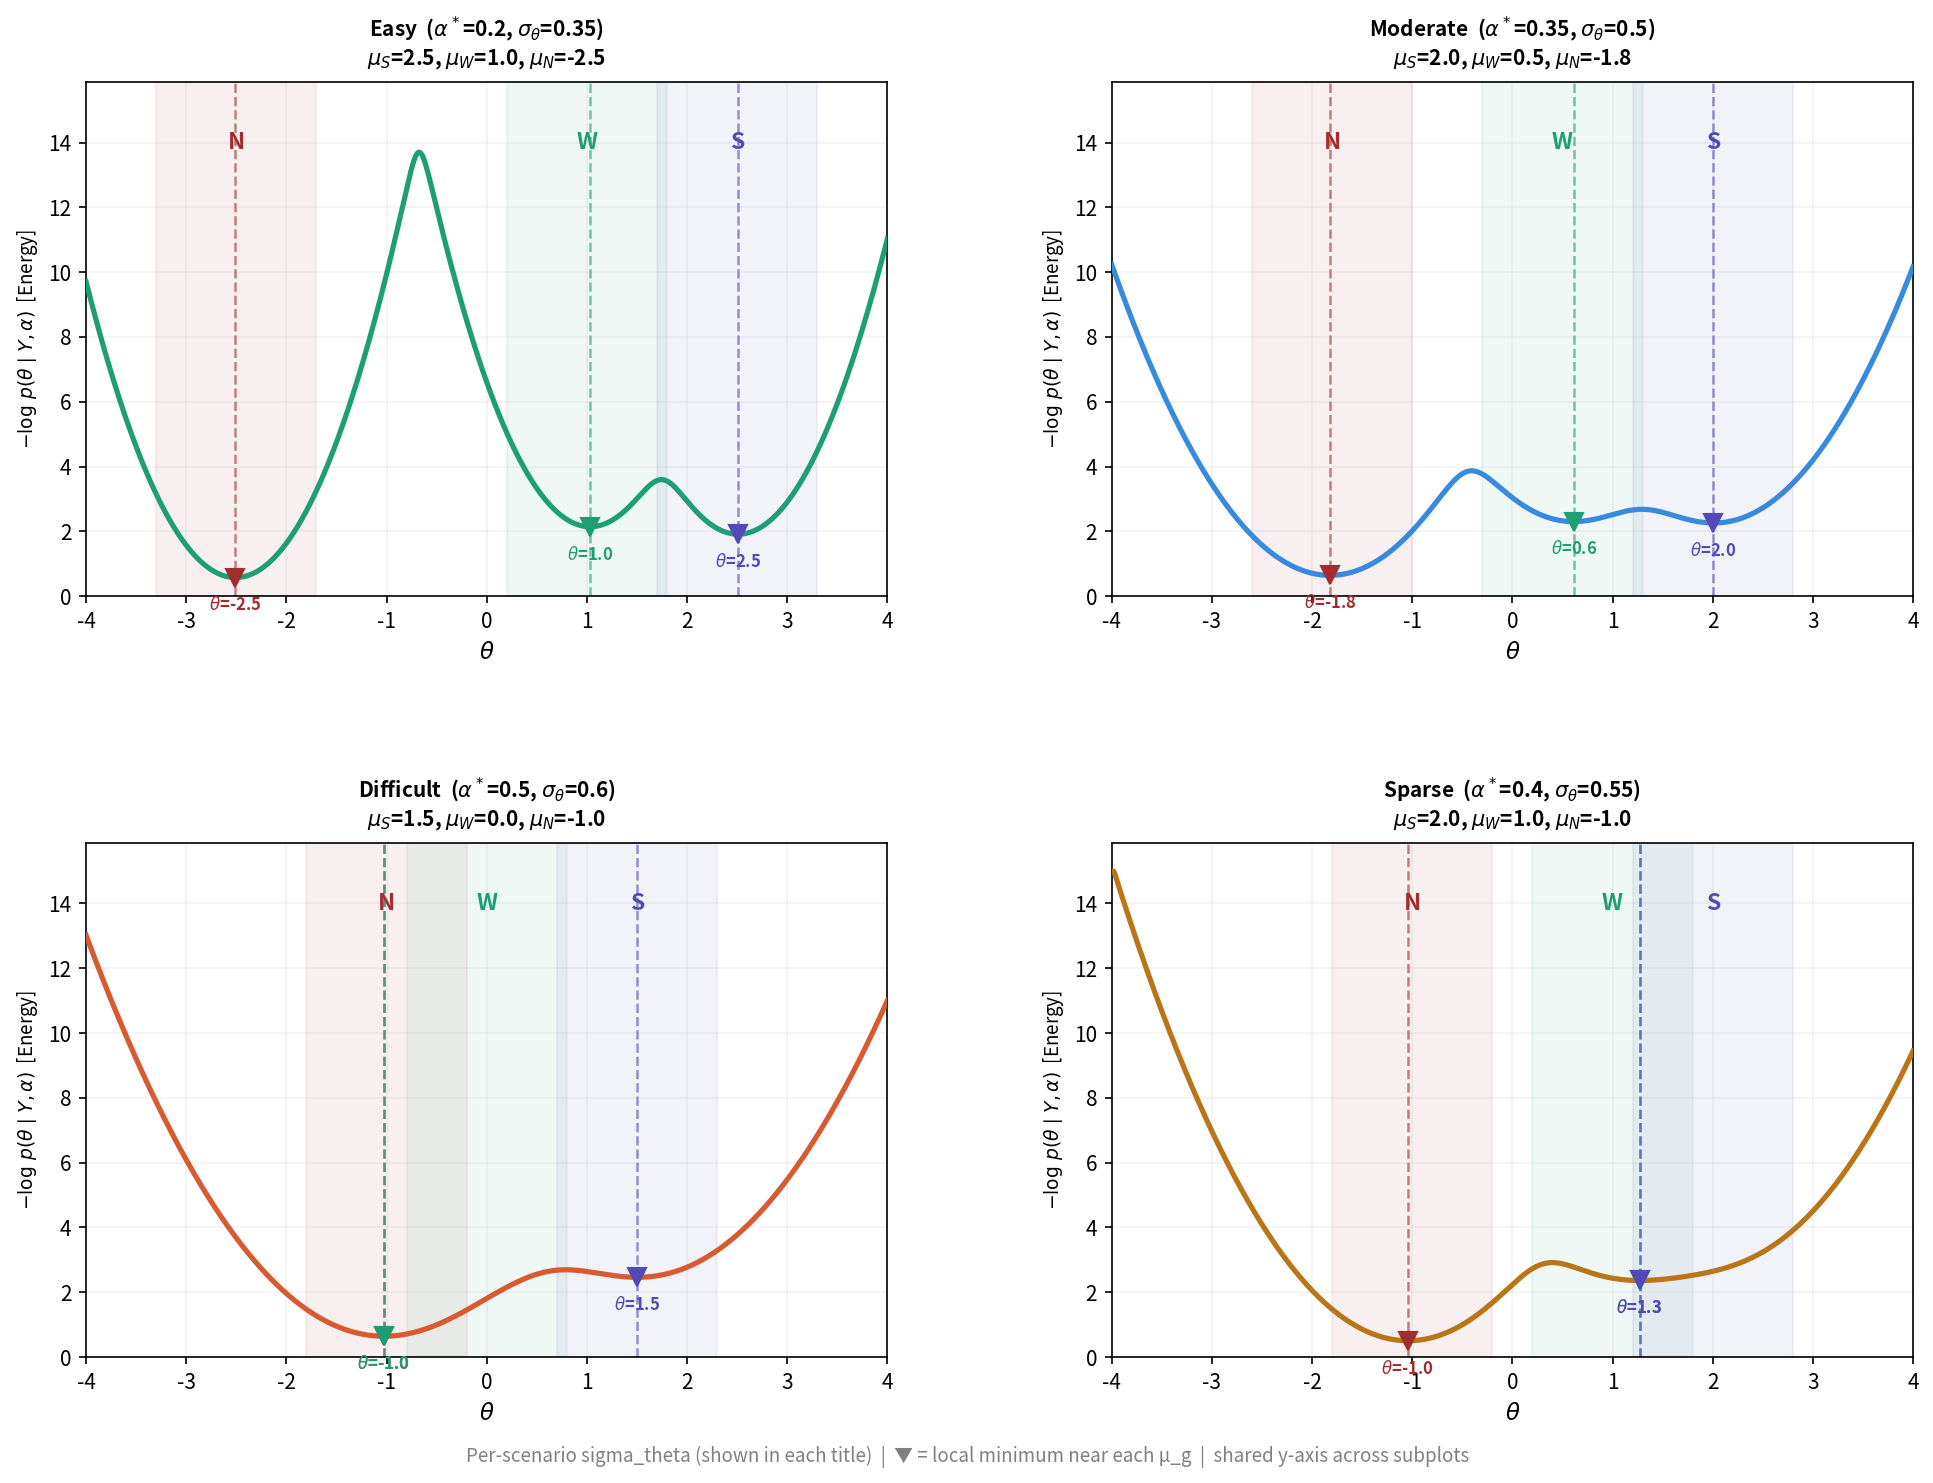

Source code (Python):
"""
BSS Study 1A: Posterior Energy Landscape 시각화 (V3)
Mixture posterior: E(θ) = -log[Σ_g ρ_g · exp(-E_g(θ))]

Step 2 설정을 바탕으로, N/W/S basin이 더 잘 분리되도록
시뮬레이션 파일과 동일한 파라미터를 사용 (σ_θ는 시나리오별로 다름):
  Easy:      μ=(2.5, 1.0, -2.5),  σ_θ=0.35, α*=0.20, ρ=(0.20, 0.20, 0.60)
  Moderate:  μ=(2.0, 0.5, -1.8),  σ_θ=0.50, α*=0.35, ρ=(0.18, 0.24, 0.58)
  Difficult: μ=(1.5, 0.0, -1.0),  σ_θ=0.60, α*=0.50, ρ=(0.20, 0.20, 0.60)
  Sparse:    μ=(2.0, 1.0, -1.0),  σ_θ=0.55, α*=0.40, ρ=(0.10, 0.18, 0.72)

실행: python bss_posterior_landscape_v3.py
출력: bss_posterior_landscape_v3.png (같은 디렉토리에 저장)
의존성: numpy, matplotlib
"""

import os
import numpy as np
import matplotlib

matplotlib.use("Agg")
import matplotlib.pyplot as plt
import matplotlib.font_manager as fm
from scipy.signal import argrelmin

# ── 한글 폰트 설정 ──
_font_path = "/usr/share/fonts/opentype/noto/NotoSansCJK-Regular.ttc"
if os.path.exists(_font_path):
    fm.fontManager.addfont(_font_path)
    plt.rcParams["font.family"] = fm.FontProperties(fname=_font_path).get_name()
else:
    print("[WARN] Korean font not found — Hangul may not render correctly")
plt.rcParams["axes.unicode_minus"] = False


# ── 에너지 함수 ──
def sigmoid(t):
    return 1.0 / (1.0 + np.exp(-np.clip(t, -700, 700)))


def energy_Y1(theta, alpha, mu_g, sigma2=1.0):
    """S, W 그룹: Y=1 (키프레이즈 관측됨)"""
    lk = np.log(np.clip((1 - alpha) * sigmoid(theta), 1e-10, None))
    prior = (theta - mu_g) ** 2 / (2 * sigma2)
    return -lk + prior


def energy_Y0(theta, alpha, mu_g, sigma2=1.0):
    """N 그룹: Y=0 (비키프레이즈)"""
    lk = np.log(np.clip(1 - (1 - alpha) * sigmoid(theta), 1e-10, None))
    prior = (theta - mu_g) ** 2 / (2 * sigma2)
    return -lk + prior


def energy_mixture(theta, alpha, mu_S, mu_W, mu_N,
                   rho_S, rho_W, rho_N, sigma2=1.0):
    """
    Mixture posterior의 negative log:
      E(θ) = -log[ρ_S·exp(-E_S) + ρ_W·exp(-E_W) + ρ_N·exp(-E_N)]
    log-sum-exp 트릭으로 수치 안정 계산
    """
    E_S = energy_Y1(theta, alpha, mu_S, sigma2)
    E_W = energy_Y1(theta, alpha, mu_W, sigma2)
    E_N = energy_Y0(theta, alpha, mu_N, sigma2)

    log_p_S = -E_S + np.log(rho_S)
    log_p_W = -E_W + np.log(rho_W)
    log_p_N = -E_N + np.log(rho_N)

    log_stack = np.stack([log_p_S, log_p_W, log_p_N], axis=0)
    log_max = log_stack.max(axis=0)
    log_mixture = log_max + np.log(
        np.exp(log_stack - log_max).sum(axis=0)
    )
    return -log_mixture


def find_local_minimum_near_mu(theta, energy, mu_g, window=2.0):
    """
    mu_g 주변 window 안에서 실제 local minimum을 찾는다.
    여러 개면 mu_g에 가장 가까운 점을 고르고, 없으면 표시를 생략한다.
    """
    mask = (theta >= mu_g - window) & (theta <= mu_g + window)
    if not np.any(mask):
        return None

    theta_window = theta[mask]
    energy_window = energy[mask]

    if theta_window.size < 3:
        return None

    local_idx = argrelmin(energy_window)[0]

    if local_idx.size == 0:
        return None

    closest_idx = local_idx[np.argmin(np.abs(theta_window[local_idx] - mu_g))]
    return float(theta_window[closest_idx]), float(energy_window[closest_idx])


# ── 파라미터 ──
theta_range = np.linspace(-4, 4, 1000)

# ── 시뮬레이션 파일과 동일한 4개 시나리오 (σ_θ는 시나리오별) ──
scenarios = [
    {"name": "Easy",      "mu_S": 2.5, "mu_W": 1.0, "mu_N": -2.5,
     "alpha": 0.20, "rho_S": 0.20, "rho_W": 0.20, "rho_N": 0.60,
     "sigma_theta": 0.35, "color": "#1D9E75"},
    {"name": "Moderate",  "mu_S": 2.0, "mu_W": 0.5, "mu_N": -1.8,
     "alpha": 0.35, "rho_S": 0.18, "rho_W": 0.24, "rho_N": 0.58,
     "sigma_theta": 0.50, "color": "#378ADD"},
    {"name": "Difficult", "mu_S": 1.5, "mu_W": 0.0, "mu_N": -1.0,
     "alpha": 0.50, "rho_S": 0.20, "rho_W": 0.20, "rho_N": 0.60,
     "sigma_theta": 0.60, "color": "#D85A30"},
    {"name": "Sparse",    "mu_S": 2.0, "mu_W": 1.0, "mu_N": -1.0,
     "alpha": 0.40, "rho_S": 0.10, "rho_W": 0.18, "rho_N": 0.72,
     "sigma_theta": 0.55, "color": "#BA7517"},
]

# ── 그룹 색상 ──
C_S = "#534AB7"
C_W = "#1D9E75"
C_N = "#A32D2D"

# ── Figure 구성 ──
fig, axes = plt.subplots(2, 2, figsize=(14, 10))
fig.subplots_adjust(hspace=0.48, wspace=0.28, top=0.93, bottom=0.08,
                    left=0.08, right=0.95)

# ── 사전 계산: 모든 시나리오의 E와 minima를 먼저 모은 뒤 공유 y축 결정 ──
scenario_data = []
for sc in scenarios:
    E = energy_mixture(theta_range, sc["alpha"],
                       sc["mu_S"], sc["mu_W"], sc["mu_N"],
                       sc["rho_S"], sc["rho_W"], sc["rho_N"],
                       sc["sigma_theta"] ** 2)
    E_clipped = np.clip(E, None, 15)

    minima = []
    for glabel, mu_g, color_g in [("N", sc["mu_N"], C_N),
                                  ("W", sc["mu_W"], C_W),
                                  ("S", sc["mu_S"], C_S)]:
        m = find_local_minimum_near_mu(theta_range, E, mu_g, window=2.0)
        if m is None:
            continue
        x_min, y_min = m
        minima.append((glabel, x_min, min(y_min, 15), color_g))

    scenario_data.append({"E_clipped": E_clipped, "minima": minima})

# 모든 서브플롯에 공유될 y축 범위 — Moderate vs Sparse 절대 깊이 차이가 보이게
all_minima_y = [m[2] for d in scenario_data for m in d["minima"]]
global_E_min = min(all_minima_y) if all_minima_y else 0.0
global_E_max = min(max(d["E_clipped"].max() for d in scenario_data), 15)
y_pad = (global_E_max - global_E_min) * 0.12
y_lim_low = max(global_E_min - y_pad, 0)
y_lim_high = global_E_max + y_pad * 0.5
text_offset = (global_E_max - global_E_min) * 0.04
y_top = global_E_max * 0.92

for idx, sc in enumerate(scenarios):
    ax = axes[idx // 2][idx % 2]

    name = sc["name"]
    mu_S, mu_W, mu_N = sc["mu_S"], sc["mu_W"], sc["mu_N"]
    alpha = sc["alpha"]
    data = scenario_data[idx]

    # ── 1. Mixture energy 곡선 ──
    ax.plot(theta_range, data["E_clipped"], color=sc["color"], lw=2.5, zorder=3)

    # ── 2. S/W/N 그룹 배경 음영 ──
    ax.axvspan(mu_N - 0.8, mu_N + 0.8, alpha=0.07, color=C_N, zorder=0)
    ax.axvspan(mu_W - 0.8, mu_W + 0.8, alpha=0.07, color=C_W, zorder=0)
    ax.axvspan(mu_S - 0.8, mu_S + 0.8, alpha=0.07, color=C_S, zorder=0)

    # ── 3. local minimum 표시 ──
    for glabel, x_min, y_min, color_min in data["minima"]:
        ax.plot(x_min, y_min, marker="v", color=color_min,
                markersize=9, zorder=6)
        ax.axvline(x=x_min, color=color_min, ls="--", lw=1.2, alpha=0.6)
        ax.text(x_min, y_min - text_offset,
                f"$\\theta$={x_min:.1f}",
                fontsize=8, ha="center", va="top",
                color=color_min, fontweight="bold")

    # ── 4. 그룹 레이블 (상단) ──
    ax.text(mu_N, y_top, "N", color=C_N, fontsize=11,
            ha="center", fontweight="bold", zorder=5)
    ax.text(mu_W, y_top, "W", color=C_W, fontsize=11,
            ha="center", fontweight="bold", zorder=5)
    ax.text(mu_S, y_top, "S", color=C_S, fontsize=11,
            ha="center", fontweight="bold", zorder=5)

    # ── 축 설정 (모든 서브플롯에 공유) ──
    ax.set_xlim(-4, 4)
    ax.set_ylim(y_lim_low, y_lim_high)
    ax.set_xticks(np.arange(-4, 5, 1))
    ax.set_xlabel(r"$\theta$", fontsize=11)
    ax.set_ylabel(r"$-\log\, p(\theta \mid Y, \alpha)$  [Energy]", fontsize=9)
    ax.grid(True, alpha=0.15)

    # ── 서브플롯 제목 ──
    sigma_theta = sc["sigma_theta"]
    ax.set_title(
        f"{name}  "
        rf"($\alpha^*$={alpha}, $\sigma_\theta$={sigma_theta})" "\n"
        rf"$\mu_S$={mu_S}, $\mu_W$={mu_W}, $\mu_N$={mu_N}",
        fontsize=10, fontweight="bold", pad=8,
    )

# ── 하단 공통 설명 ──
fig.text(
    0.5, 0.01,
    "Per-scenario sigma_theta (shown in each title)  |  "
    "\u25bc = local minimum near each \u03bc_g  |  "
    "shared y-axis across subplots",
    ha="center", fontsize=9, color="gray",
)

# ── 저장 ──
out_dir = os.path.dirname(os.path.abspath(__file__))
out_path = os.path.join(out_dir, "bss_posterior_landscape_v3.png")
fig.savefig(out_path, dpi=150, bbox_inches="tight")
print(f"Saved → {out_path}")
